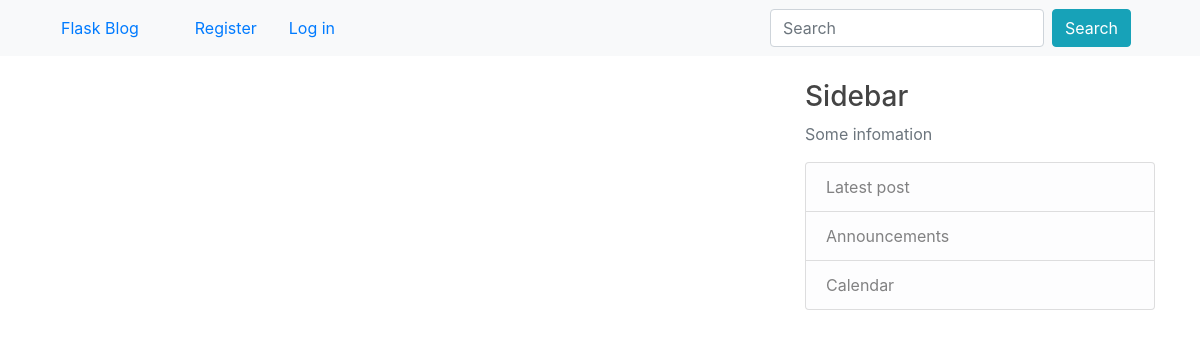
Page /home on the earlier database version.
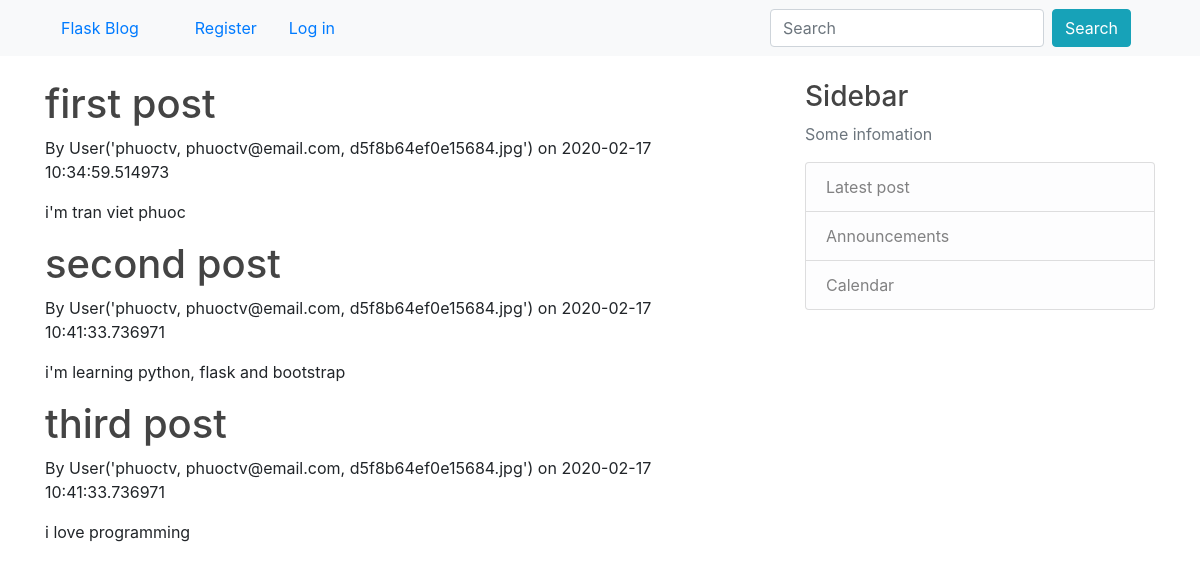
Same page on the later database version.
### blog/models.py (models this page shows, shortened)
class Post(db.Model):
    id = db.Column(db.Integer, primary_key=True)
    title = db.Column(db.String(100), nullable=False)
    date_posted = db.Column(db.DateTime, nullable=False,
                            default=datetime.datetime.utcnow())
    content = db.Column(db.Text, nullable=False)
    user_id = db.Column(db.Integer, db.ForeignKey('user.id'), nullable=False)

class User(db.Model, UserMixin):
    id = db.Column(db.Integer, primary_key=True)
    username = db.Column(db.String(20), unique=True, nullable=False)
    email = db.Column(db.String(120), unique=True, nullable=False)
    picture = db.Column(db.String(20), nullable=False, default='default.jpg')
    password = db.Column(db.String(60), nullable=False)
    posts = db.relationship('Post', backref='author', lazy=True)
    def __repr__(self):
        return f"User('{self.username}, {self.email}, {self.picture}')"

### blog/routes.py (the view)
@app.route('/home')
def home():
    posts = Post.query.all()
    return render_template('home.html', posts=posts, title='Home')

### blog/templates/home.html (shortened to what this page needs)
{% extends 'layout.html' %}
{% block content %}
    <div class="content">
        {% for post in posts %}
            <h1>{{ post.title }}</h1>
            <p>By {{ post.author}} on {{ post.date_posted }}</p>
            <p>{{ post.content }}</p>
        {% endfor %}
    </div>
{% endblock content %}

### blog/templates/layout.html (shortened to what this page needs)
<!DOCTYPE html>
<html lang="en">
<head>
    <link rel="stylesheet" href="https://stackpath.bootstrapcdn.com/bootstrap/4.3.1/css/bootstrap.min.css">
    <link rel="stylesheet" type="text/css" href="{{ url_for('static', filename='main.css') }}">
</head>
<body>
    <header class="blog-header">
        <nav class="navbar navbar-expand-sm bg-light navbar-light fixed-top">
            <div class="container">
                <a href="{{ url_for('home') }}" class="navbar nav-brand mr-4">Flask Blog</a>
                <div class="collapse navbar-collapse" id="navbarToggle">
                    <div class="navbar-nav mr-auto">
                        {% if current_user.is_authenticated %}
                            <a href="{{ url_for('new_post') }}" class="navbar navbar-link">New post</a>
                            <a href="{{ url_for('home') }}" class="navbar navbar-link">Home</a>
                            <a href="{{ url_for('about') }}" class="navbar navbar-link">About</a>
                            <a href="{{ url_for('logout') }}" class="navbar navbar-link">Log out</a>
                        {% else %}
                            <a href="{{ url_for('register') }}" class="navbar navbar-link">Register</a>
                            <a href="{{ url_for('login') }}" class="navbar navbar-link">Log in</a>
                        {% endif %}
                    </div>
                </div>
                <div class="navbar-nav">
                    <form action="#" class="form-inline mr-4">
                        <input type="text" class="form-control mr-sm-2" placeholder="Search">
                        <button class="btn btn-info">Search</button>
                    </form>
                </div>
            </div>
        </nav>
    </header>
    <main role="main" class="container">
        <div class="row">
            <div class="col-sm-4 col-md-6 col-lg-8">
                {% block content%}
                {% endblock content %}
            </div>
            <div class="col-sm-8 col-md-6 col-lg-4">
                <h3>Sidebar</h3>
                <p class="text-muted">Some infomation</p>
                <ul class="list-group">
                    <li class="list-group-item list-group-item-light">Latest post</li>
                    <li class="list-group-item list-group-item-light">Announcements</li>
                    <li class="list-group-item list-group-item-light">Calendar</li>
                </ul>
            </div>
    </main>
</body>
</html>

### blog/static/main.css (style rules this page uses)
body { margin-top: 5em; }
h1, h2, h3, h4, h5, h6 { color: #444444; }

Differences in the rows shown:
added Post: title "first post", author "User('phuoctv, phuoctv@email.com, d5f8b64ef0e15684.jpg')", date_posted "2020-02-17 10:34:59.514973", content "i'm tran viet phuoc"
added Post: title "second post", author "User('phuoctv, phuoctv@email.com, d5f8b64ef0e15684.jpg')", date_posted "2020-02-17 10:41:33.736971", content "i'm learning python, flask and bootstrap"
added Post: title "third post", author "User('phuoctv, phuoctv@email.com, d5f8b64ef0e15684.jpg')", date_posted "2020-02-17 10:41:33.736971", content "i love programming"
